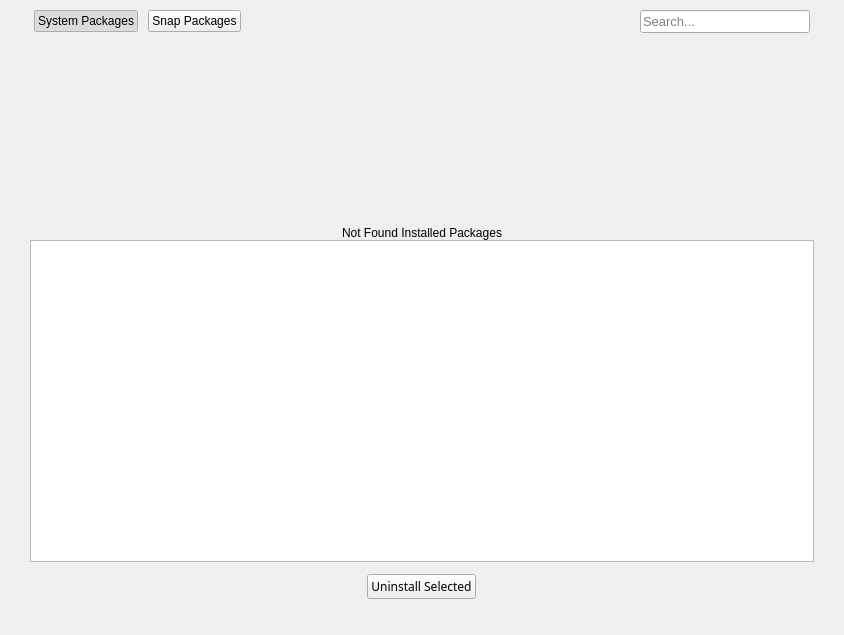
<?xml version="1.0" encoding="UTF-8"?>
<ui version="4.0">
 <class>UninstallerPage</class>
 <widget class="QWidget" name="UninstallerPage">
  <property name="geometry">
   <rect>
    <x>0</x>
    <y>0</y>
    <width>844</width>
    <height>635</height>
   </rect>
  </property>
  <property name="windowTitle">
   <string>Uninstaller</string>
  </property>
  <layout class="QGridLayout" name="gridLayout">
   <property name="leftMargin">
    <number>30</number>
   </property>
   <property name="topMargin">
    <number>5</number>
   </property>
   <property name="rightMargin">
    <number>30</number>
   </property>
   <property name="bottomMargin">
    <number>20</number>
   </property>
   <property name="horizontalSpacing">
    <number>0</number>
   </property>
   <property name="verticalSpacing">
    <number>2</number>
   </property>
   <item row="2" column="0" colspan="3">
    <widget class="QStackedWidget" name="stackedWidget">
     <property name="currentIndex">
      <number>0</number>
     </property>
     <widget class="QWidget" name="pageSystemPackages">
      <layout class="QGridLayout" name="gridLayout_2">
       <property name="leftMargin">
        <number>0</number>
       </property>
       <property name="topMargin">
        <number>0</number>
       </property>
       <property name="rightMargin">
        <number>0</number>
       </property>
       <property name="bottomMargin">
        <number>0</number>
       </property>
       <property name="spacing">
        <number>0</number>
       </property>
       <item row="0" column="0">
        <widget class="QWidget" name="notFoundWidget" native="true">
         <property name="sizePolicy">
          <sizepolicy hsizetype="Preferred" vsizetype="Expanding">
           <horstretch>0</horstretch>
           <verstretch>0</verstretch>
          </sizepolicy>
         </property>
         <property name="minimumSize">
          <size>
           <width>0</width>
           <height>200</height>
          </size>
         </property>
         <property name="maximumSize">
          <size>
           <width>16777215</width>
           <height>200</height>
          </size>
         </property>
         <property name="accessibleName">
          <string notr="true">notFoundWidget</string>
         </property>
         <property name="styleSheet">
          <string notr="true"/>
         </property>
         <layout class="QVBoxLayout" name="notFoundLayout">
          <property name="spacing">
           <number>0</number>
          </property>
          <property name="leftMargin">
           <number>0</number>
          </property>
          <property name="topMargin">
           <number>0</number>
          </property>
          <property name="rightMargin">
           <number>0</number>
          </property>
          <property name="bottomMargin">
           <number>0</number>
          </property>
          <item>
           <widget class="QLabel" name="lblNotFound">
            <property name="sizePolicy">
             <sizepolicy hsizetype="Preferred" vsizetype="Expanding">
              <horstretch>0</horstretch>
              <verstretch>0</verstretch>
             </sizepolicy>
            </property>
            <property name="text">
             <string>Not Found Installed Packages</string>
            </property>
            <property name="alignment">
             <set>Qt::AlignBottom|Qt::AlignHCenter</set>
            </property>
           </widget>
          </item>
         </layout>
        </widget>
       </item>
       <item row="1" column="0">
        <widget class="QListWidget" name="listWidgetPackages">
         <property name="font">
          <font>
           <family>Rubik</family>
           <pointsize>10</pointsize>
          </font>
         </property>
         <property name="focusPolicy">
          <enum>Qt::NoFocus</enum>
         </property>
         <property name="styleSheet">
          <string notr="true"/>
         </property>
         <property name="autoScrollMargin">
          <number>10</number>
         </property>
         <property name="editTriggers">
          <set>QAbstractItemView::NoEditTriggers</set>
         </property>
         <property name="selectionMode">
          <enum>QAbstractItemView::NoSelection</enum>
         </property>
         <property name="selectionBehavior">
          <enum>QAbstractItemView::SelectRows</enum>
         </property>
         <property name="iconSize">
          <size>
           <width>20</width>
           <height>20</height>
          </size>
         </property>
         <property name="textElideMode">
          <enum>Qt::ElideMiddle</enum>
         </property>
         <property name="spacing">
          <number>4</number>
         </property>
         <property name="uniformItemSizes">
          <bool>false</bool>
         </property>
        </widget>
       </item>
      </layout>
     </widget>
     <widget class="QWidget" name="pageSnapPackages">
      <layout class="QGridLayout" name="gridLayout_3">
       <property name="leftMargin">
        <number>0</number>
       </property>
       <property name="topMargin">
        <number>0</number>
       </property>
       <property name="rightMargin">
        <number>0</number>
       </property>
       <property name="bottomMargin">
        <number>0</number>
       </property>
       <property name="spacing">
        <number>0</number>
       </property>
       <item row="0" column="0">
        <widget class="QWidget" name="notFoundWidget_2" native="true">
         <property name="sizePolicy">
          <sizepolicy hsizetype="Preferred" vsizetype="Expanding">
           <horstretch>0</horstretch>
           <verstretch>0</verstretch>
          </sizepolicy>
         </property>
         <property name="minimumSize">
          <size>
           <width>0</width>
           <height>200</height>
          </size>
         </property>
         <property name="maximumSize">
          <size>
           <width>16777215</width>
           <height>200</height>
          </size>
         </property>
         <property name="accessibleName">
          <string notr="true">notFoundWidget</string>
         </property>
         <property name="styleSheet">
          <string notr="true"/>
         </property>
         <layout class="QVBoxLayout" name="notFoundLayout_2">
          <property name="spacing">
           <number>0</number>
          </property>
          <property name="leftMargin">
           <number>0</number>
          </property>
          <property name="topMargin">
           <number>0</number>
          </property>
          <property name="rightMargin">
           <number>0</number>
          </property>
          <property name="bottomMargin">
           <number>0</number>
          </property>
          <item>
           <widget class="QLabel" name="lblNotFoundSnap">
            <property name="sizePolicy">
             <sizepolicy hsizetype="Preferred" vsizetype="Expanding">
              <horstretch>0</horstretch>
              <verstretch>0</verstretch>
             </sizepolicy>
            </property>
            <property name="text">
             <string>Not Found Installed Packages</string>
            </property>
            <property name="alignment">
             <set>Qt::AlignBottom|Qt::AlignHCenter</set>
            </property>
           </widget>
          </item>
         </layout>
        </widget>
       </item>
       <item row="1" column="0">
        <widget class="QListWidget" name="listWidgetSnapPackages">
         <property name="font">
          <font>
           <family>Rubik</family>
           <pointsize>10</pointsize>
          </font>
         </property>
         <property name="focusPolicy">
          <enum>Qt::NoFocus</enum>
         </property>
         <property name="styleSheet">
          <string notr="true"/>
         </property>
         <property name="autoScrollMargin">
          <number>10</number>
         </property>
         <property name="editTriggers">
          <set>QAbstractItemView::NoEditTriggers</set>
         </property>
         <property name="selectionMode">
          <enum>QAbstractItemView::NoSelection</enum>
         </property>
         <property name="selectionBehavior">
          <enum>QAbstractItemView::SelectRows</enum>
         </property>
         <property name="iconSize">
          <size>
           <width>20</width>
           <height>20</height>
          </size>
         </property>
         <property name="textElideMode">
          <enum>Qt::ElideMiddle</enum>
         </property>
         <property name="spacing">
          <number>4</number>
         </property>
         <property name="uniformItemSizes">
          <bool>false</bool>
         </property>
        </widget>
       </item>
      </layout>
     </widget>
    </widget>
   </item>
   <item row="5" column="0" colspan="3" alignment="Qt::AlignHCenter|Qt::AlignBottom">
    <widget class="QLabel" name="lblLoadingUninstaller">
     <property name="sizePolicy">
      <sizepolicy hsizetype="Minimum" vsizetype="Fixed">
       <horstretch>0</horstretch>
       <verstretch>0</verstretch>
      </sizepolicy>
     </property>
     <property name="text">
      <string notr="true"/>
     </property>
    </widget>
   </item>
   <item row="3" column="0" colspan="3">
    <spacer name="verticalSpacer">
     <property name="orientation">
      <enum>Qt::Vertical</enum>
     </property>
     <property name="sizeType">
      <enum>QSizePolicy::Fixed</enum>
     </property>
     <property name="sizeHint" stdset="0">
      <size>
       <width>0</width>
       <height>10</height>
      </size>
     </property>
    </spacer>
   </item>
   <item row="4" column="0" colspan="3" alignment="Qt::AlignHCenter">
    <widget class="QPushButton" name="btnUninstall">
     <property name="enabled">
      <bool>true</bool>
     </property>
     <property name="font">
      <font>
       <family>Rubik</family>
      </font>
     </property>
     <property name="cursor">
      <cursorShape>PointingHandCursor</cursorShape>
     </property>
     <property name="focusPolicy">
      <enum>Qt::NoFocus</enum>
     </property>
     <property name="accessibleName">
      <string notr="true">primary</string>
     </property>
     <property name="styleSheet">
      <string notr="true"/>
     </property>
     <property name="text">
      <string>Uninstall Selected</string>
     </property>
    </widget>
   </item>
   <item row="1" column="0" colspan="3">
    <widget class="QWidget" name="nav" native="true">
     <layout class="QHBoxLayout" name="horizontalLayout">
      <property name="spacing">
       <number>10</number>
      </property>
      <property name="leftMargin">
       <number>4</number>
      </property>
      <property name="topMargin">
       <number>5</number>
      </property>
      <property name="rightMargin">
       <number>4</number>
      </property>
      <property name="bottomMargin">
       <number>5</number>
      </property>
      <item>
       <widget class="QPushButton" name="btnSystemPackages">
        <property name="cursor">
         <cursorShape>PointingHandCursor</cursorShape>
        </property>
        <property name="focusPolicy">
         <enum>Qt::NoFocus</enum>
        </property>
        <property name="text">
         <string>System Packages</string>
        </property>
        <property name="checkable">
         <bool>true</bool>
        </property>
        <property name="checked">
         <bool>true</bool>
        </property>
        <attribute name="buttonGroup">
         <string notr="true">navBtnGroup</string>
        </attribute>
       </widget>
      </item>
      <item>
       <widget class="QPushButton" name="btnSnapPackages">
        <property name="cursor">
         <cursorShape>PointingHandCursor</cursorShape>
        </property>
        <property name="focusPolicy">
         <enum>Qt::NoFocus</enum>
        </property>
        <property name="text">
         <string>Snap Packages</string>
        </property>
        <property name="checkable">
         <bool>true</bool>
        </property>
        <attribute name="buttonGroup">
         <string notr="true">navBtnGroup</string>
        </attribute>
       </widget>
      </item>
      <item>
       <spacer name="horizontalSpacer">
        <property name="orientation">
         <enum>Qt::Horizontal</enum>
        </property>
        <property name="sizeHint" stdset="0">
         <size>
          <width>40</width>
          <height>20</height>
         </size>
        </property>
       </spacer>
      </item>
      <item>
       <widget class="QLineEdit" name="txtPackageSearch">
        <property name="minimumSize">
         <size>
          <width>170</width>
          <height>0</height>
         </size>
        </property>
        <property name="maximumSize">
         <size>
          <width>170</width>
          <height>16777215</height>
         </size>
        </property>
        <property name="font">
         <font>
          <pointsize>10</pointsize>
         </font>
        </property>
        <property name="focusPolicy">
         <enum>Qt::StrongFocus</enum>
        </property>
        <property name="styleSheet">
         <string notr="true"/>
        </property>
        <property name="placeholderText">
         <string>Search...</string>
        </property>
       </widget>
      </item>
     </layout>
    </widget>
   </item>
  </layout>
 </widget>
 <resources/>
 <connections/>
 <buttongroups>
  <buttongroup name="navBtnGroup"/>
 </buttongroups>
</ui>
